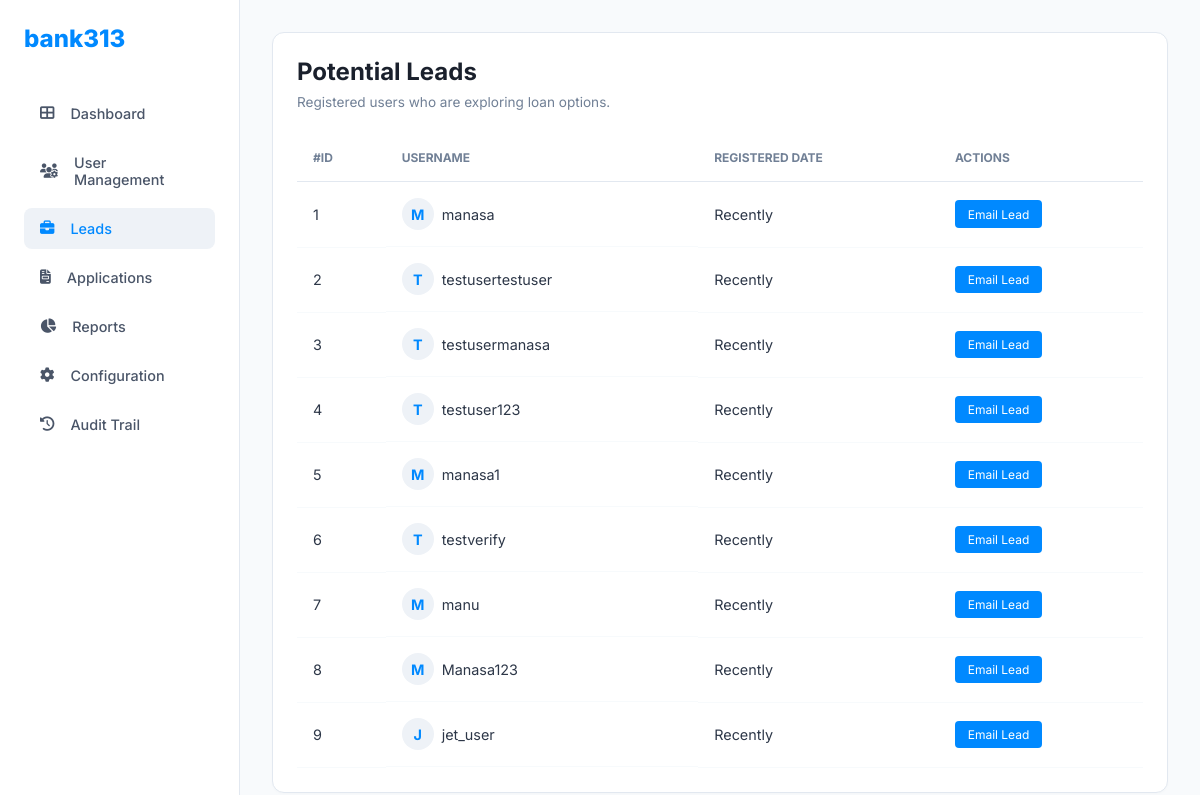
Screenshot of /admin/leads with the database file from the repository.
### tables this page shows
CREATE TABLE users (
            id INTEGER PRIMARY KEY AUTOINCREMENT,
            username TEXT UNIQUE,
            password TEXT,
            role TEXT DEFAULT 'user'
        );

### app.py (the view)
@app.route('/admin/leads')
def admin_leads():
    conn = get_db_connection()
    leads = conn.execute("SELECT * FROM users").fetchall()
    conn.close()
    return render_template('admin_leads.html', leads=leads, current_tab='leads')

### database.py (called while the page is built)
def get_db_connection():
    conn = sqlite3.connect(DB_PATH)
    conn.row_factory = sqlite3.Row
    return conn

### templates/admin_leads.html (shortened to what this page needs)
<!DOCTYPE html>
<html lang="en">
<head>
    <link rel="stylesheet" href="https://cdnjs.cloudflare.com/ajax/libs/font-awesome/6.4.0/css/all.min.css">
</head>
<body>
    <div class="sidebar">
        <div class="logo">bank313</div>
        <a href="/admin/advanced" class="nav-link"><i class="fas fa-th-large"></i> Dashboard</a>
        <a href="#" class="nav-link"><i class="fas fa-users-cog"></i> User Management</a>
        <a href="/admin/leads" class="nav-link active"><i class="fas fa-briefcase"></i> Leads</a>
        <a href="/admin/advanced-applications" class="nav-link"><i class="fas fa-file-invoice"></i> Applications</a>
        <a href="/admin/reports" class="nav-link"><i class="fas fa-chart-pie"></i> Reports</a>
        <a href="/admin/config" class="nav-link"><i class="fas fa-cog"></i> Configuration</a>
        <a href="/admin/audit" class="nav-link"><i class="fas fa-history"></i> Audit Trail</a>
    </div>
    <div class="main-content">
        <div class="card">
            <h2>Potential Leads</h2>
            <p style="font-size: 0.85rem; color: #718096; margin-top: 0.5rem;">Registered users who are exploring loan options.</p>
            <table>
                <thead>
                    <tr>
                        <th>#ID</th>
                        <th>Username</th>
                        <th>Registered Date</th>
                        <th>Actions</th>
                    </tr>
                </thead>
                <tbody>
                    {% for row in leads %}
                    <tr>
                        <td>{{ row.id }}</td>
                        <td style="display:flex; align-items:center; gap:0.5rem;">
                            <div class="user-icon">{{ row.username[0]|upper }}</div>
                            {{ row.username }}
                        </td>
                        <td>Recently</td>
                        <td><button style="background:var(--primary); color:white; border:none; padding:0.4rem 0.8rem; border-radius:4px; font-size:0.75rem; cursor:pointer;">Email Lead</button></td>
                    </tr>
                    {% endfor %}
                </tbody>
            </table>
        </div>
    </div>
</body>
</html>

### templates/admin_leads.html (style rules this page uses)
:root { --primary: #0089ff; --sidebar-active-bg: #eef2f7; --bg: #f8fafc; --text-dark: #1a202c; --border: #e2e8f0; }
* { margin: 0; padding: 0; box-sizing: border-box; font-family: 'Inter', sans-serif; }
body { background-color: var(--bg); color: var(--text-dark); display: flex; min-height: 100vh; }
.sidebar { width: 240px; background: #ffffff; border-right: 1px solid var(--border); padding: 1.5rem; display: flex; flex-direction: column; height: 100vh; position: sticky; top: 0; }
.logo { font-size: 1.5rem; font-weight: 800; color: var(--primary); margin-bottom: 2.5rem; }
.nav-link { display: flex; align-items: center; gap: 1rem; padding: 0.75rem 1rem; text-decoration: none; color: #4a5568; border-radius: 8px; font-weight: 500; font-size: 0.9rem; margin-bottom: 0.5rem; }
.nav-link.active { background: var(--sidebar-active-bg); color: var(--primary); }
.main-content { flex: 1; padding: 2rem; }
.card { background: white; border-radius: 12px; border: 1px solid var(--border); padding: 1.5rem; box-shadow: 0 1px 3px rgba(0,0,0,0.02); }
table { width: 100%; border-collapse: collapse; margin-top: 1.5rem; }
th { text-align: left; font-size: 0.75rem; color: #718096; text-transform: uppercase; padding: 1rem; border-bottom: 1px solid var(--border); }
td { padding: 1rem; font-size: 0.9rem; border-bottom: 1px solid #f7fafc; color: #2d3748; }
.user-icon { width: 32px; height: 32px; border-radius: 50%; background: #eef2f7; display: flex; align-items: center; justify-content: center; font-weight: 700; color: var(--primary); }

### rows the page displays
users: id "1", username "M", username "manasa"
users: id "2", username "T", username "testusertestuser"
users: id "3", username "T", username "testusermanasa"
users: id "4", username "T", username "testuser123"
users: id "5", username "M", username "manasa1"
users: id "6", username "T", username "testverify"
users: id "7", username "M", username "manu"
users: id "8", username "M", username "Manasa123"
users: id "9", username "J", username "jet_user"
